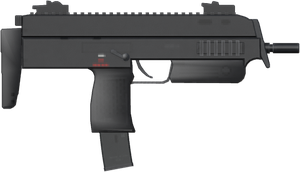
#> input picture scripts/post93/box_art/box_mp7.png, 300 x 172 px, given in place of BIZON_right.png, which was not available
$ python make_bizon_preview.py box_art out.png
#> lines starting #> are read from the running program, lines starting #| are printed output that depends on the picture
#!/usr/bin/env python3
"""Review sheet of the Bizon family and the Vityaz from render_bizon.py's renders (Python 3 + Pillow).

    py scripts/post93/make_bizon_preview.py RENDER_DIR [OUT.png]

One row per gun: its right side (flipped: renders show game space mirrored) and a 3/4 view, on a light background.
Default OUT: docs/post93_bizon_preview.png.
"""

import os
import sys

from PIL import Image, ImageDraw, ImageOps

ROWS = [("PP-19 Bizon Submachine Gun (9x18, 64-round helical)", ["BIZON_right", "BIZON_q"]),
        ("Bizon-2-01 Submachine Gun (9x19, 53-round helical): stock open / folded",
         ["BIZON201_open_right", "BIZON201_folded_q"]),
        ("Bizon-2-07 Submachine Gun (7.62x25): 35-round box / invented 45-round helical",
         ["BIZON207_box_right", "BIZON207_helix_q"]),
        ("Vityaz Submachine Gun (9x19): stock folded, 30 / stock open, the clipped 2x30 pair",
         ["VITYAZ_folded_right", "VITYAZ_open_q"])]
W, BG = 1600, (228, 228, 224)


def main():
    src = sys.argv[1]
    out = sys.argv[2] if len(sys.argv) > 2 else os.path.join(os.path.dirname(__file__), "..", "..", "docs",
                                                              "post93_bizon_preview.png")
    rows = []
    for title, names in ROWS:
        ims = []
        for n in names:
            im = Image.open(os.path.join(src, n + ".png")).convert("RGBA")
#> im is the input picture: PIL image 300x172 RGBA; mean R, G, B, A 28.3, 28.4, 28.9, 99.9
            if n.endswith("_right"):
                im = ImageOps.mirror(im)
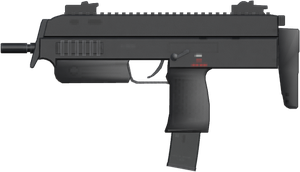
#> im: PIL image 300x172 RGBA; mean R, G, B, A 28.3, 28.4, 28.9, 99.9; transparent parts drawn white
            bg = Image.new("RGBA", im.size, BG + (255,))
            bg.alpha_composite(im)
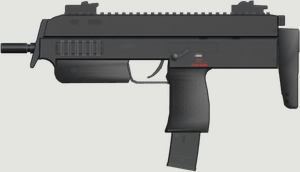
#> bg: PIL image 300x172 RGBA; mean R, G, B, A 165.7, 165.8, 163.9, 255
            box = im.getchannel("A").getbbox()
#> box = (0, 0, 300, 172)
            im = bg.convert("RGB").crop(box) if box else bg.convert("RGB")
#> im: PIL image 300x172 RGB
            im.thumbnail((W // 2 - 20, 420))
            ims.append(im)
        row = Image.new("RGB", (W, max(i.height for i in ims) + 44), BG)
        ImageDraw.Draw(row).text((10, 8), title, fill=(20, 20, 20))
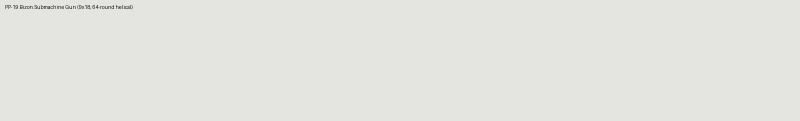
#> row: PIL image 1600x241 RGB (shown at 1/2 size); mean R, G, B 227.7, 227.7, 223.7
        for k, i in enumerate(ims):
            row.paste(i, (10 + k * (W // 2), 34))
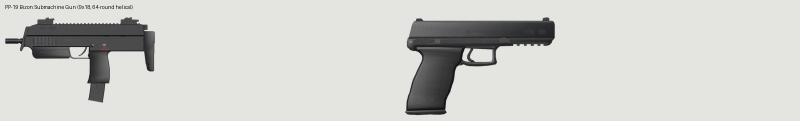
#> row: PIL image 1600x241 RGB (shown at 1/2 size); mean R, G, B 208, 208, 204.7
        rows.append(row)
#> pass 2 of the loop in main, `for title, names in ROWS:`:
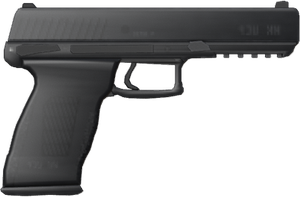
#> input picture scripts/post93/box_art/box_ucp.png, 300 x 197 px, given in place of BIZON201_open_right.png, which was not available
#> in main, im is the input picture: PIL image 300x197 RGBA; mean R, G, B, A 31, 31.2, 31.8, 116.8
#> in main, `im = ImageOps.mirror(im)`:
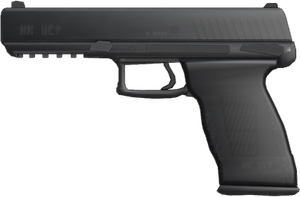
#> im: PIL image 300x197 RGBA; mean R, G, B, A 31, 31.2, 31.8, 116.8; transparent parts drawn white
#> in main, `bg.alpha_composite(im)`:
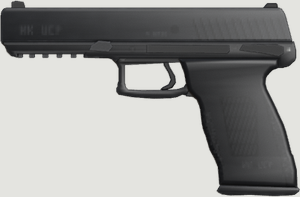
#> bg: PIL image 300x197 RGBA; mean R, G, B, A 153.7, 153.9, 152.3, 255
#> box = (0, 0, 300, 197)
    sheet = Image.new("RGB", (W, sum(r.height for r in rows)), BG)
    y = 0
    for r in rows:
        sheet.paste(r, (0, y))
        y += r.height
    sheet.save(out)
    print("wrote", os.path.normpath(out), sheet.size)


if __name__ == "__main__":
#> (the run stopped early here; a loop or call above may not have finished)
